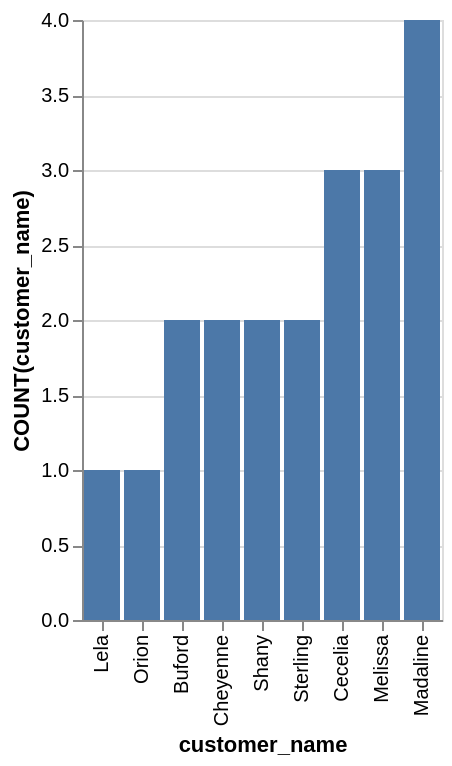

Source (Vega-Lite JSON):
### Vega-Lite specification from a JSON file in a GitHub repository (floating-point values rounded to 4 significant figures)
{"data": {"values": [{"x_data": "Lela", "y_data": 1}, {"x_data": "Orion", "y_data": 1}, {"x_data": "Buford", "y_data": 2}, {"x_data": "Cheyenne", "y_data": 2}, {"x_data": "Shany", "y_data": 2}, {"x_data": "Sterling", "y_data": 2}, {"x_data": "Cecelia", "y_data": 3}, {"x_data": "Melissa", "y_data": 3}, {"x_data": "Madaline", "y_data": 4}]}, "mark": "bar", "encoding": {"x": {"field": "x_data", "type": "nominal", "title": "customer_name", "sort": {"op": "sum", "field": "y_data", "order": "ascending"}}, "y": {"field": "y_data", "type": "quantitative", "title": "COUNT(customer_name)"}}}
